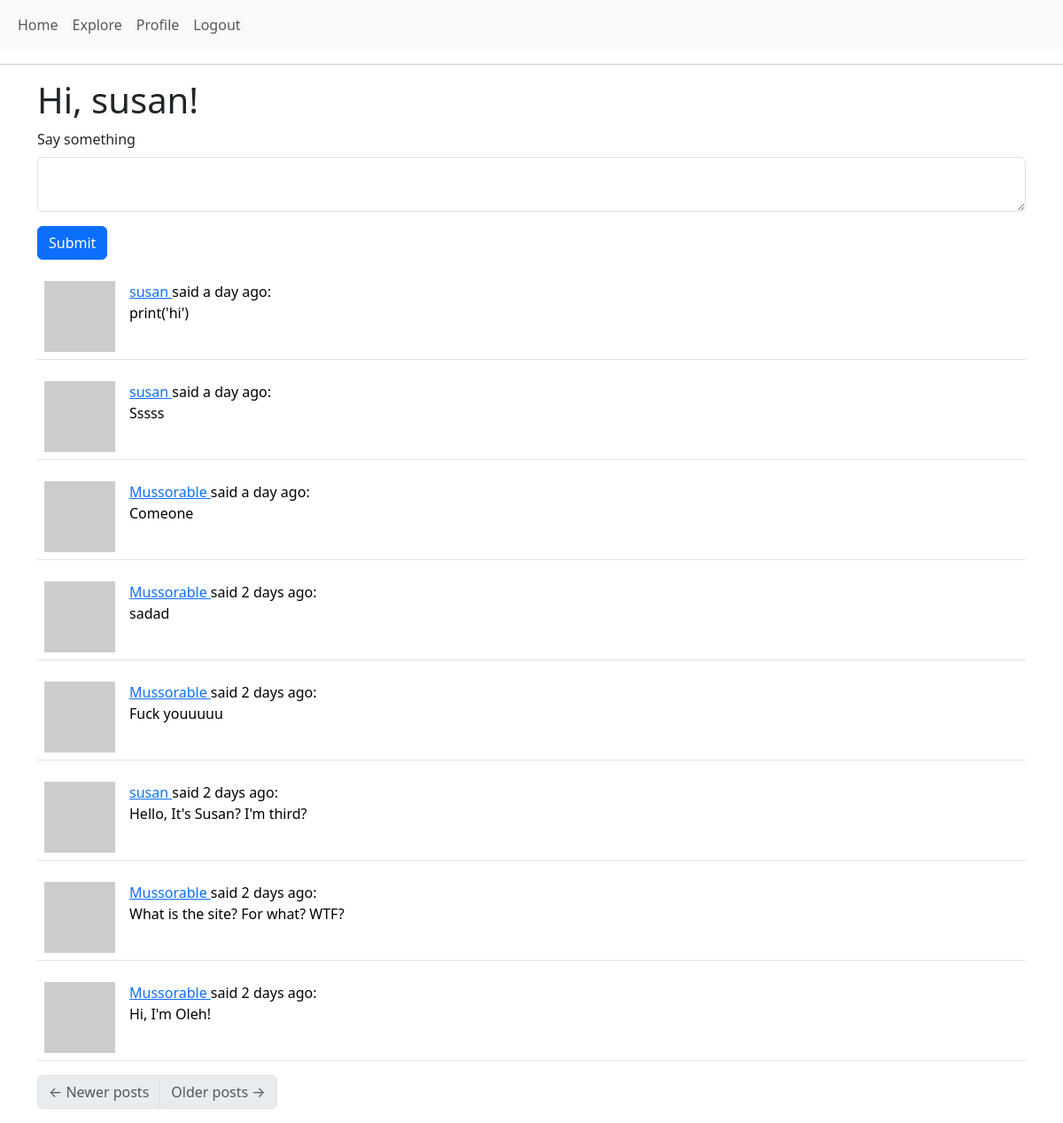
The app's page /index (signed in) with its own data.
### app/models.py (models this page shows, shortened)
class User(UserMixin, db.Model):
    id: so.Mapped[int] = so.mapped_column(primary_key=True)
    username: so.Mapped[str] = so.mapped_column(sa.String(64), index=True, unique=True)
    email: so.Mapped[str] = so.mapped_column(sa.String(120), index=True, unique=True)
    password_hash: so.Mapped[Optional[str]] = so.mapped_column(sa.String(256))
    about_me: so.Mapped[Optional[str]] = so.mapped_column(sa.String(140))
    last_seen: so.Mapped[Optional[datetime]] = so.mapped_column(default=lambda: datetime.now(timezone.utc))
    posts: so.WriteOnlyMapped['Post'] = so.relationship(back_populates='author')
    following: so.WriteOnlyMapped['User'] = so.relationship(
        secondary=followers, primaryjoin=(followers.c.follower_id == id),
        secondaryjoin=(followers.c.followed_id == id),
        back_populates='followers')
    followers: so.WriteOnlyMapped['User'] = so.relationship(
        secondary=followers, primaryjoin=(followers.c.followed_id == id),
        secondaryjoin=(followers.c.follower_id == id),
        back_populates='following')
    def avatar(self, size):
        digest = md5(self.email.lower().encode('utf-8')).hexdigest()
        return f'https://www.gravatar.com/avatar/{digest}?d=identicon&s={size}'
    def following_posts(self):
        Author = so.aliased(User)
        Follower = so.aliased(User)
        return (
            sa.select(Post)
            .join(Post.author.of_type(Author))
            .join(Author.followers.of_type(Follower), isouter=True)
            .where(sa.or_(
                Follower.id == self.id,
                Author.id == self.id,
            ))
            .group_by(Post)
            .order_by(Post.timestamp.desc())
        )

class Post(db.Model):
    id: so.Mapped[int] = so.mapped_column(primary_key=True)
    body: so.Mapped[str] = so.mapped_column(sa.String(140))
    timestamp: so.Mapped[datetime] = so.mapped_column(index=True, default=lambda: datetime.now(timezone.utc))
    user_id: so.Mapped[int] = so.mapped_column(sa.ForeignKey(User.id), index=True)
    author: so.Mapped[User] = so.relationship(back_populates='posts')

### app/routes.py (the view)
@app.route('/', methods=['GET', 'POST'])
@app.route('/index', methods=['GET', 'POST'])
@login_required
def index():
    form = PostForm()
    if form.validate_on_submit():
        post = Post(body=form.post.data, author=current_user)
        db.session.add(post)
        db.session.commit()
        flash(_l('Your post has been added.'))
        return redirect(url_for('index'))
    page = request.args.get('page', 1, type=int)
    posts = db.paginate(
        current_user.following_posts(),
        page=page,
        per_page=app.config['POSTS_PER_PAGE'],
        error_out=False
    )
    next_url = url_for('index', page=posts.next_num) if posts.has_next else None
    prev_url = url_for('index', page=posts.prev_num) if posts.has_prev else None
    return render_template(
        'index.html',
        title=_('Home'),
        posts=posts,
        form=form,
        next_url=next_url,
        prev_url=prev_url
    )

### app/forms.py
class PostForm(FlaskForm):
    post = TextAreaField(_l('Say something'), validators=[
        DataRequired(),
        Length(min=1, max=140)])
    submit = SubmitField(_l('Submit'))

### app/__init__.py (called while the page is built)
def get_locale():
    return request.accept_languages.best_match(Config.LANGUAGES)

### app/models.py (called while the page is built)
@login.user_loader
def load_user(id):
    return db.session.get(User, int(id))

### app/routes.py (called while the page is built)
@app.before_request
def before_request():
    if current_user.is_authenticated:
        current_user.last_seen = datetime.now(timezone.utc)
        db.session.commit()

### app/templates/index.html
{% extends "base.html" %}
{% import "bootstrap_wtf.html" as wtf %}
{% block content %}
    <h1>{{ _('Hi') }}, {{ current_user.username }}!</h1>
    {% if form %}
    {{ wtf.quick_form(form) }}
    {% endif %}
    {% for post in posts %}
        {% include '_post.html' %}
    {% endfor %}
    <nav aria-label="Post navigation">
        <ul class="pagination">
            <li class="page-item{% if not prev_url %} disabled{% endif %}">
                <a class="page-link" href="{{ prev_url }}">
                    <span aria-hidden="true">&larr;</span> Newer posts
                </a>
            </li>
            <li class="page-item{% if not next_url %} disabled{% endif %}">
                <a class="page-link" href="{{ next_url }}">
                    Older posts <span aria-hidden="true">&rarr;</span>
                </a>
            </li>
        </ul>
    </nav>
{% endblock %}

### app/templates/_post.html (shortened to what this page needs)
<table class="table table-hover">
    <tr style="vertical-align: top;">
        <td style="width: 70px;">
            <a href="{{ url_for('user', username=post.author.username) }}">
                <img src="{{ post.author.avatar(70) }}" alt="">
            </a>
        </td>
        <td>
            {{ _('%(username)s said %(when)s',
                    username=user_link, when=moment(post.timestamp).fromNow()) }}:
            <br>
            {{ post.body }}
        </td>
    </tr>
</table>

### records on screen
User: username "susan"
Post: body "print('hi')"
Post: body "Sssss"
Post: body "Comeone"
Post: body "sadad"
Post: body "Fuck youuuuu"
Post: body "Hello, It's Susan? I'm third?"
Post: body "What is the site? For what? WTF?"
Post: body "Hi, I'm Oleh!"

### other values on screen
{{ field.label(class='form-label') }} "Say something"
